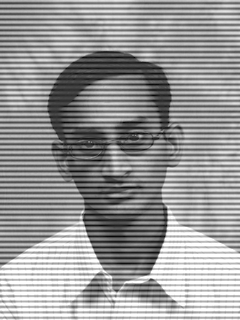
#> input picture 8_Image_restoration/filtro_ideal(RB)/periodico_ruido.png, 240 x 320 px
$ python filtro_ideal_RB.py
#> lines starting #> are read from the running program, lines starting #| are printed output that depends on the picture; after the words box and inside, x2 and y2 are one past the last pixel; in counts of white or black regions, pixels touching at a corner belong together
#> further down, A is the input picture: shape (320, 240); min 1, max 255, mean 151.2

import imageio#Imagenes
import matplotlib.pyplot as plt#Graficos
import numpy as np#Libreria matematica

"""
Replica el cuadrante superior izquierdo de la matriz mk
en todos los demas

Entrada:
    mk: Matriz de cualquier tamaño
Salida:
    mk: Matriz con los cuatro cuadrantes iguales
"""
def completar_mascara(mk):
    m=mk.shape[0]
    n=mk.shape[1]
    #Recorrido del cuadrante superior izquierdo
    #para ser replicado en los demas cuadrantes
    for i in range(int(m/2)):
        for j in range(int(n/2)):
            mk[m-i-1,n-j-1]=mk[i,j]
            mk[m-i-1,j]=mk[i,j]
            mk[i,n-j-1]=mk[i,j]
    return mk

"""
Filtro ideal rechaza banda
Aplicado haciendo uso de la transformada de fourier
disponible en numpy.
Entrada:
    nombre_imagen:Imagen a la que se aplicara el filtro
#Salida:
    A_t:Imagen filtrada
    F_B:Mascara aplicada
    F_C:Resultado en el dominio de la frecuencia del filtrado
"""
def f_idela_rb(nombre_imagen):
#> called with nombre_imagen = 'periodico_ruido.png'
    A = imageio.imread(nombre_imagen)
    #Calculo de la tranformada inversa de fourier
    F_A = np.fft.fftshift(np.fft.fft2(A[:,:]))
    #Calculo de la mascara
    m = A.shape[0]
#> m = 320
    n= A.shape[1]
#> n = 240
    D1=np.zeros([m,n])
    for u in range(m):
        for v in range(n):
            #Calculo de distancias
            D1[u,v]=np.sqrt(u**2+v**2)
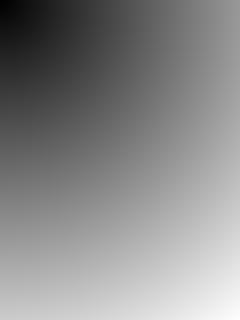
#> D1: shape (320, 240) float64; min 0, max 398.6, mean 214.9; drawn with min black and max white
    D0=58    #Radio de corte
    W=10  #Ancha de banda de corte
    H=np.ones([m,n])
    #Intersion de matrices
    ind=np.logical_and(D0-W/2<D1, D0+W/2>=D1)
    H[ind]=0
    F_B=completar_mascara(H) #Completacion de la mascara
    F_B=np.fft.fftshift(F_B)

    #Aplicar el filtro haciendo uso de la convolucion en el
    # dominio de la frecuencia
    F_C=F_A*F_B

    #fftshift a la matriz resultante para obtener una
    # imagen similar a la original
    F_C=np.fft.fftshift(F_C)
    #Reconstrunccion de la imagen aplicando tranfroda inversa
    A_t=np.fft.ifft2(F_C)

    return A_t, F_B, F_C


img = "periodico_ruido.png"
A = imageio.imread(img)
B, M, RC  = f_idela_rb(img)
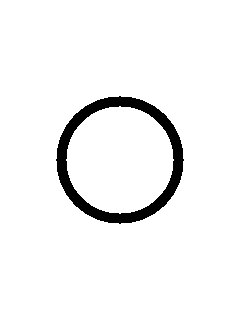
#> M: shape (320, 240) float64; values 0 (black) and 1 (white), 95.2% white; 1 black region, box (x1, y1, x2, y2) and area: (56, 96, 184, 224) 3684
plt.figure()
#Imagen original
plt.subplot(221),plt.title("Imagen original")
plt.imshow(A, cmap='gray')
#Mascara 2
plt.subplot(222),plt.title("Mascara filtro ideal rechaza banda")
plt.imshow(np.log(1 + np.abs(M)), cmap='gray')
#Resultado de la convolucion
#Se aplica un shift para observar mejor el resultado
plt.subplot(223),plt.title("Resultado de la convolucion")
plt.imshow(np.log(1 + np.abs(np.fft.fftshift(RC))), cmap='gray')
#Imagen con fft2 inversa
plt.subplot(224),plt.title("Imagen transformada inversa")
plt.imshow(np.uint8(np.abs(B)), cmap='gray')
plt.show()
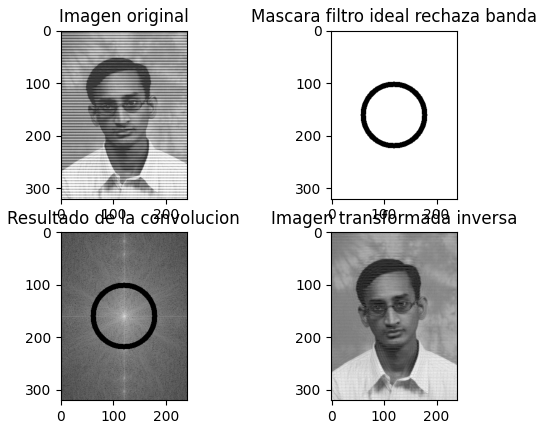
#> figure drawn by matplotlib, 4 panels
